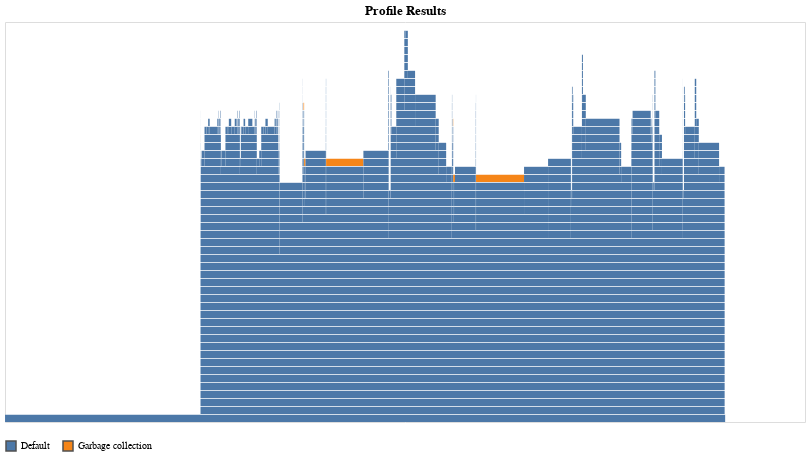

Notebook code cell kept with this figure:
### Code cell
using ProfileVega
ProfileVega.@profview lasso(Y, A, λ)

### Figure 1 — Vega-Lite specification as saved in the notebook (floating-point values rounded to 4 significant figures; data arrays with more than 128 entries replaced by an {"elided": "..."} marker saying what was removed)
{"data": {"values": {"elided": "827 records"}}, "encoding": {"color": {"field": "status", "legend": {"orient": "bottom", "title": null}, "type": "nominal"}, "fillOpacity": {"condition": [{"selection": "highlight", "value": 0.6}, {"selection": "select", "value": 0.5}], "value": 1}, "strokeWidth": {"condition": [{"selection": "highlight", "value": 0.5}, {"selection": "select", "value": 0.5}], "value": 0}, "tooltip": {"field": "sf", "type": "nominal"}, "x": {"axis": null, "field": "x1", "type": "quantitative"}, "x2": {"field": "x2", "type": "quantitative"}, "y": {"axis": null, "field": "level", "type": "quantitative"}, "y2": {"field": "level2", "type": "quantitative"}}, "height": 400, "mark": {"stroke": "#505050", "type": "rect"}, "selection": {"grid": {"bind": "scales", "type": "interval"}, "highlight": {"empty": "none", "on": "mouseover", "type": "single"}, "select": {"empty": "none", "type": "multi"}}, "title": "Profile Results", "transform": [{"as": "level2", "calculate": "datum.level+0.9"}], "width": 800}
